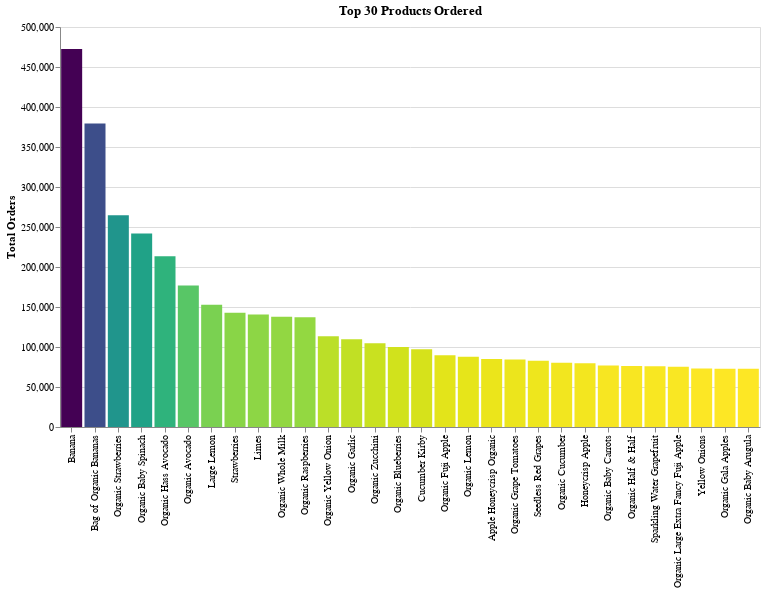

The notebook cell saved with this chart:
### Code cell
chart_title = "Top 30 Products Ordered"
x_label = "index:O"
y_label = 'count:Q'
pct_of_baskets = 'Pct_of_Baskets:Q'
product_num = 'product_num:O'

top_30_chart = alt.Chart(top_prods).mark_bar().encode(
    alt.X(x_label, bin=False, sort=top_prods_order_list, title=""),
    alt.Y(y_label, title="Total Orders"),
#     alt.ColorValue('darkorange'),
#     color = alt.Color('order_hour_of_day', alt.ColorValue("blue")),
#     color='orange',
    color = alt.Color(y_label, legend=None, sort="descending", scale=alt.Scale(scheme='viridis')),
    tooltip=[alt.Tooltip(x_label, title="Product"), alt.Tooltip(y_label), alt.Tooltip(pct_of_baskets), alt.Tooltip(product_num)]
    ).properties(title=chart_title, width=700, height=400)

top_30_chart

### Figure 1 — Vega-Lite specification as saved in the notebook (floating-point values rounded to 4 significant figures)
{"$schema": "https://vega.github.io/schema/vega-lite/v2.6.0.json", "config": {"background": "white", "view": {"height": 300, "width": 400}}, "data": {"name": "data-3a0821f4cb5de9e9e16552b2c8814d1b"}, "datasets": {"data-3a0821f4cb5de9e9e16552b2c8814d1b": [{"Pct_of_Baskets": 13.81, "count": 472565, "index": "Banana", "product_num": 24852}, {"Pct_of_Baskets": 11.09, "count": 379450, "index": "Bag of Organic Bananas", "product_num": 13176}, {"Pct_of_Baskets": 7.737, "count": 264683, "index": "Organic Strawberries", "product_num": 21137}, {"Pct_of_Baskets": 7.071, "count": 241921, "index": "Organic Baby Spinach", "product_num": 21903}, {"Pct_of_Baskets": 6.243, "count": 213584, "index": "Organic Hass Avocado", "product_num": 47209}, {"Pct_of_Baskets": 5.168, "count": 176815, "index": "Organic Avocado", "product_num": 47766}, {"Pct_of_Baskets": 4.462, "count": 152657, "index": "Large Lemon", "product_num": 47626}, {"Pct_of_Baskets": 4.179, "count": 142951, "index": "Strawberries", "product_num": 16797}, {"Pct_of_Baskets": 4.111, "count": 140627, "index": "Limes", "product_num": 26209}, {"Pct_of_Baskets": 4.031, "count": 137905, "index": "Organic Whole Milk", "product_num": 27845}, {"Pct_of_Baskets": 4.006, "count": 137057, "index": "Organic Raspberries", "product_num": 27966}, {"Pct_of_Baskets": 3.315, "count": 113426, "index": "Organic Yellow Onion", "product_num": 22935}, {"Pct_of_Baskets": 3.209, "count": 109778, "index": "Organic Garlic", "product_num": 24964}, {"Pct_of_Baskets": 3.064, "count": 104823, "index": "Organic Zucchini", "product_num": 45007}, {"Pct_of_Baskets": 2.925, "count": 100060, "index": "Organic Blueberries", "product_num": 39275}, {"Pct_of_Baskets": 2.845, "count": 97315, "index": "Cucumber Kirby", "product_num": 49683}, {"Pct_of_Baskets": 2.62, "count": 89632, "index": "Organic Fuji Apple", "product_num": 28204}, {"Pct_of_Baskets": 2.565, "count": 87746, "index": "Organic Lemon", "product_num": 5876}, {"Pct_of_Baskets": 2.485, "count": 85020, "index": "Apple Honeycrisp Organic", "product_num": 8277}, {"Pct_of_Baskets": 2.463, "count": 84255, "index": "Organic Grape Tomatoes", "product_num": 40706}, {"Pct_of_Baskets": 2.417, "count": 82689, "index": "Seedless Red Grapes", "product_num": 4920}, {"Pct_of_Baskets": 2.35, "count": 80392, "index": "Organic Cucumber", "product_num": 30391}, {"Pct_of_Baskets": 2.332, "count": 79769, "index": "Honeycrisp Apple", "product_num": 45066}, {"Pct_of_Baskets": 2.248, "count": 76896, "index": "Organic Baby Carrots", "product_num": 42265}, {"Pct_of_Baskets": 2.232, "count": 76360, "index": "Organic Half & Half", "product_num": 49235}, {"Pct_of_Baskets": 2.218, "count": 75886, "index": "Sparkling Water Grapefruit", "product_num": 44632}, {"Pct_of_Baskets": 2.197, "count": 75165, "index": "Organic Large Extra Fancy Fuji Apple", "product_num": 19057}, {"Pct_of_Baskets": 2.139, "count": 73167, "index": "Yellow Onions", "product_num": 4605}, {"Pct_of_Baskets": 2.129, "count": 72846, "index": "Organic Gala Apples", "product_num": 37646}, {"Pct_of_Baskets": 2.129, "count": 72829, "index": "Organic Baby Arugula", "product_num": 21616}]}, "encoding": {"color": {"field": "count", "legend": null, "scale": {"scheme": "viridis"}, "sort": "descending", "type": "quantitative"}, "tooltip": [{"field": "index", "title": "Product", "type": "ordinal"}, {"field": "count", "type": "quantitative"}, {"field": "Pct_of_Baskets", "type": "quantitative"}, {"field": "product_num", "type": "ordinal"}], "x": {"bin": false, "field": "index", "sort": ["Banana", "Bag of Organic Bananas", "Organic Strawberries", "Organic Baby Spinach", "Organic Hass Avocado", "Organic Avocado", "Large Lemon", "Strawberries", "Limes", "Organic Whole Milk", "Organic Raspberries", "Organic Yellow Onion", "Organic Garlic", "Organic Zucchini", "Organic Blueberries", "Cucumber Kirby", "Organic Fuji Apple", "Organic Lemon", "Apple Honeycrisp Organic", "Organic Grape Tomatoes", "Seedless Red Grapes", "Organic Cucumber", "Honeycrisp Apple", "Organic Baby Carrots", "Organic Half & Half", "Sparkling Water Grapefruit", "Organic Large Extra Fancy Fuji Apple", "Yellow Onions", "Organic Gala Apples", "Organic Baby Arugula"], "title": "", "type": "ordinal"}, "y": {"field": "count", "title": "Total Orders", "type": "quantitative"}}, "height": 400, "mark": "bar", "title": "Top 30 Products Ordered", "width": 700}
